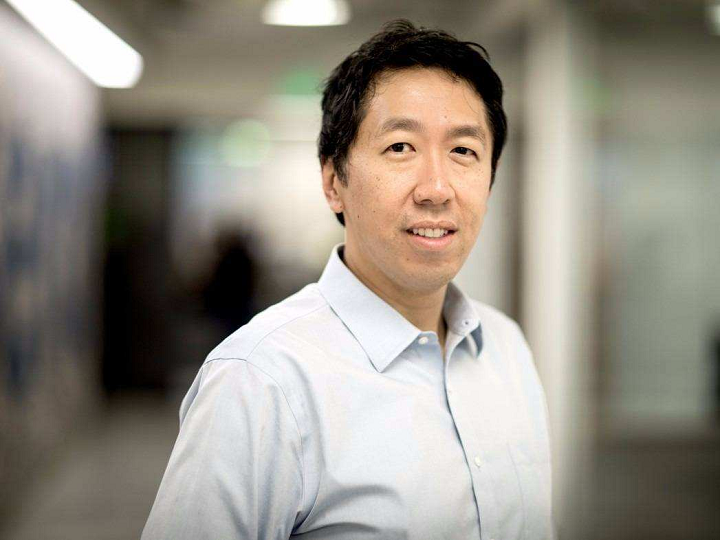
#> input picture testPhoto/Andrew_Ng.jpg, 720 x 540 px
$ python face_and_eye_detection.py
#> lines starting #> are read from the running program, lines starting #| are printed output that depends on the picture; after the words box and inside, x2 and y2 are one past the last pixel; in counts of white or black regions, pixels touching at a corner belong together
import cv2 as cv

img_path = '../testPhoto/Andrew_Ng.jpg'  # 检测图片的路径
face_xml_path = '../xml/haarcascade_frontalface_default.xml'  # 人脸检测器（默认）xml文件的路径
eye_xml_path = '../xml/haarcascade_eye_tree_eyeglasses.xml'  # 眼睛和眼镜检测器 xml文件的路径

img = cv.imread(img_path)  # 读取图像，支持 bmp、jpg、png、tiff 等常用格式
#> img is the input picture: shape (540, 720, 3); mean B, G, R 131.6, 142.1, 147.8
gray = cv.cvtColor(img, cv.COLOR_BGR2GRAY)  # 转换为灰度图
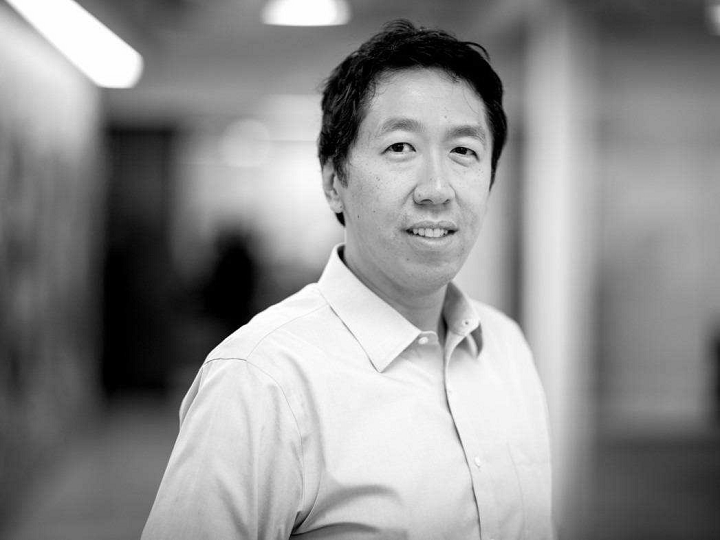
#> gray: shape (540, 720); min 0, max 255, mean 142.6

face_cascade = cv.CascadeClassifier(face_xml_path)  # 加载人脸分类器
eye_cascade = cv.CascadeClassifier(eye_xml_path)  # 加载眼睛和眼镜分类器

faces = face_cascade.detectMultiScale(gray, 1.3, 5)  # 人脸检测
#> faces = [[336, 74, 188, 188]]
for (x, y, w, h) in faces:
    cv.rectangle(img, (x, y), (x + w, y + h), (255, 255, 0), 2)  # 在人脸范围画矩形框
    roi_gray = gray[y:y + h, x:x + w]  # 提取出人脸所在区域用于转换为灰度图检测眼睛和眼镜
    roi_color = img[y:y + h, x:x + w]  # 提取出人脸所在区域用于绘制矩形框显示检测的位置
    eyes = eye_cascade.detectMultiScale(roi_gray)  # 眼睛和眼镜检测
    for (ex, ey, ew, eh) in eyes:  # 在眼睛和眼镜范围画矩形框
        cv.rectangle(roi_color, (ex, ey), (ex + ew, ey + eh), (0, 255, 0), 2)
#> this loop made 1 pass
#> (x, y, w, h, eyes) on pass 1: (336, 74, 188, 188, [[41, 53, 44, 44], [108, 59, 37, 37]])
#> pass 1, `roi_gray = gray[y:y + h, x:x + w]`:
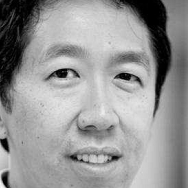
#> roi_gray: shape (188, 188); min 0, max 251, mean 150
#> pass 1, `roi_color = img[y:y + h, x:x + w]`:
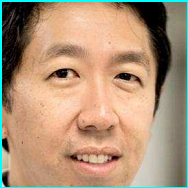
#> roi_color: shape (188, 188, 3); mean B, G, R 120.3, 147.1, 175
#> after the loop:
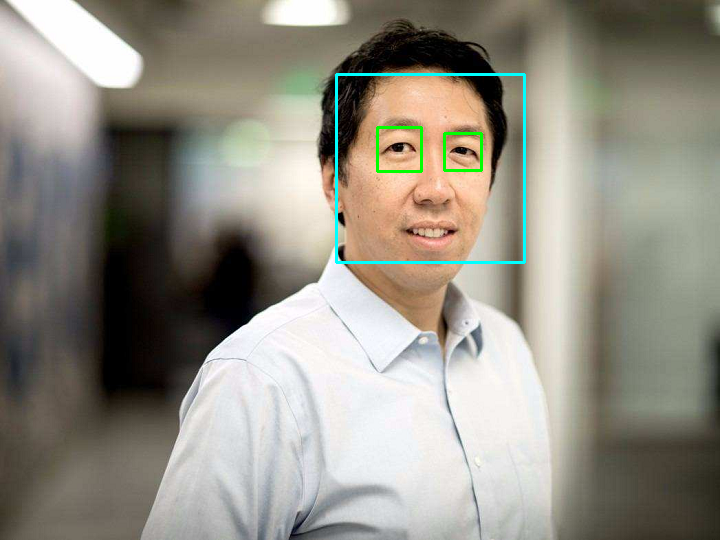
#> img: shape (540, 720, 3); 0.83% of pixels changed, all inside (x1, y1, x2, y2) = (335, 73, 526, 264)
#> after the loop:
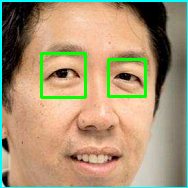
#> roi_color: shape (188, 188, 3); 2.73% of pixels changed, all inside (x1, y1, x2, y2) = (40, 52, 147, 99)
print("发现{0}个人脸，{1}双眼睛!".format(len(faces), len(eyes)))
#| 发现1个人脸，2双眼睛!
cv.imshow('face_and_eye_detection', img)# 显示图片
cv.waitKey(0)
cv.destroyAllWindows()

$ run again, with testPhoto/four_people.jpg copied over testPhoto/Andrew_Ng.jpg
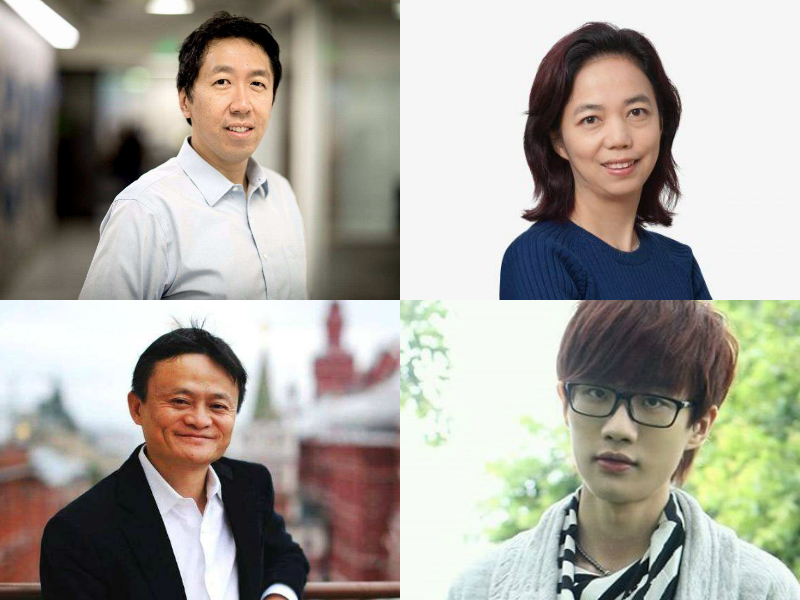
#> input picture testPhoto/four_people.jpg, 800 x 600 px
#> img is the input picture: shape (600, 800, 3); mean B, G, R 155.6, 164.1, 167.5
#> faces = [[187, 43, 104, 104], [551, 67, 123, 123], [146, 362, 102, 102]]
#> the loop `for (x, y, w, h) in faces:` made 3 passes
#> (x, y, w, h, eyes) on passes 1 to 3: (187, 43, 104, 104, [[22, 27, 24, 24], [59, 30, 22, 22]]), (551, 67, 123, 123, [[71, 31, 29, 29], [26, 40, 26, 26]]), (146, 362, 102, 102, [[21, 28, 24, 24]])
#> after the loop `for (x, y, w, h) in faces:`:
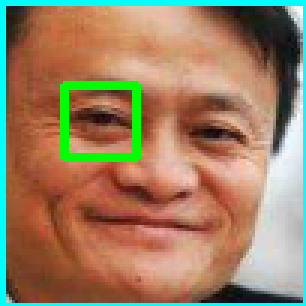
#> roi_color: shape (102, 102, 3) (shown 3 times larger); mean B, G, R 99.3, 128.6, 154.8
#> after the loop `for (x, y, w, h) in faces:`:
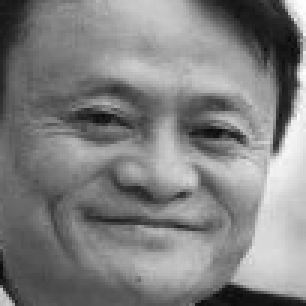
#> roi_gray: shape (102, 102) (shown 3 times larger); min 11, max 254, mean 128.4
#| 发现3个人脸，1双眼睛!
